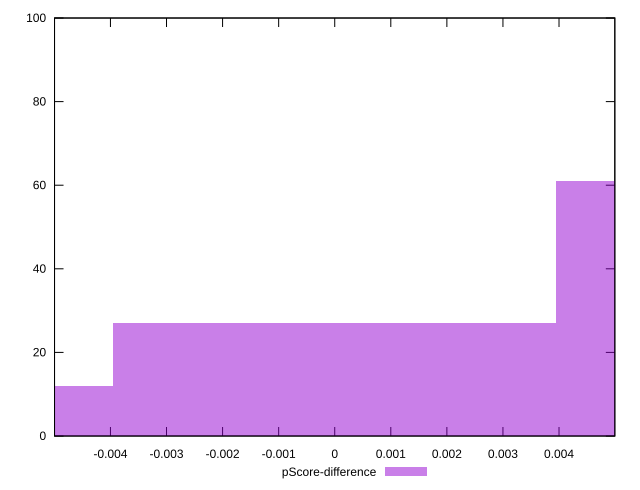

This chart was generated by the following gnuplot code:
reset

$pScoreDifference <<EOF
0.007900619323461262 61
0 27
-0.007900619323461262 12
EOF

set key outside below
set boxwidth 0.007900619323461262
set xrange [-0.004997154587707886:0.004995330302204115]
set yrange [0:100]
set trange [0:100]
set style fill transparent solid 0.5 noborder
set terminal svg size 640, 490 enhanced background rgb 'white'
set output "reports/report_00031_2021-02-24T23-18-18.084Z/first-contentful-paint/samples/card/pScore-difference/histogram.svg"

plot $pScoreDifference title "pScore-difference" with boxes

reset
